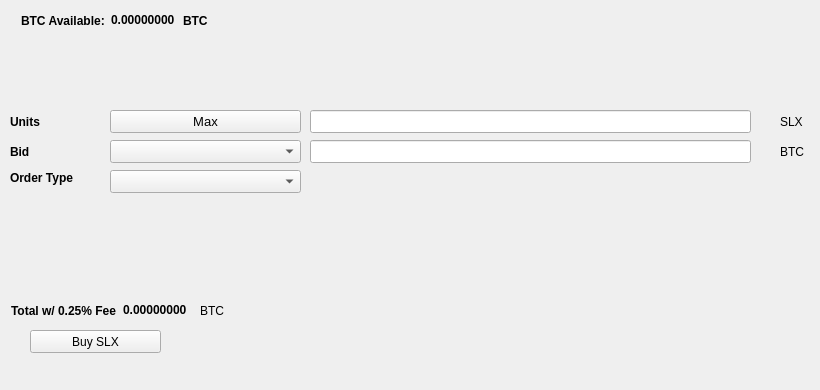
   <widget class="QWidget" name="BuyTab">
    <attribute name="title">
     <string>Buy</string>
    </attribute>
    <widget class="QPushButton" name="BuySLX">
     <property name="geometry">
      <rect>
       <x>30</x>
       <y>330</y>
       <width>131</width>
       <height>23</height>
      </rect>
     </property>
     <property name="text">
      <string>Buy SLX</string>
     </property>
     <property name="icon">
      <iconset resource="../slate.qrc">
       <normaloff>:/icons/bitcoin</normaloff>:/icons/bitcoin</iconset>
     </property>
    </widget>
    <widget class="QLabel" name="label_3">
     <property name="geometry">
      <rect>
       <x>10</x>
       <y>110</y>
       <width>46</width>
       <height>23</height>
      </rect>
     </property>
     <property name="font">
      <font>
       <weight>75</weight>
       <bold>true</bold>
      </font>
     </property>
     <property name="text">
      <string>Units</string>
     </property>
    </widget>
    <widget class="QLineEdit" name="UnitsInput">
     <property name="geometry">
      <rect>
       <x>310</x>
       <y>110</y>
       <width>441</width>
       <height>23</height>
      </rect>
     </property>
     <property name="font">
      <font>
       <pointsize>9</pointsize>
       <weight>75</weight>
       <bold>true</bold>
      </font>
     </property>
    </widget>
    <widget class="QLineEdit" name="BuyBidPriceEdit">
     <property name="geometry">
      <rect>
       <x>310</x>
       <y>140</y>
       <width>441</width>
       <height>23</height>
      </rect>
     </property>
     <property name="font">
      <font>
       <pointsize>9</pointsize>
       <weight>75</weight>
       <bold>true</bold>
      </font>
     </property>
    </widget>
    <widget class="QLabel" name="label_4">
     <property name="geometry">
      <rect>
       <x>780</x>
       <y>110</y>
       <width>31</width>
       <height>23</height>
      </rect>
     </property>
     <property name="text">
      <string>SLX</string>
     </property>
    </widget>
    <widget class="QLabel" name="label_5">
     <property name="geometry">
      <rect>
       <x>780</x>
       <y>140</y>
       <width>31</width>
       <height>23</height>
      </rect>
     </property>
     <property name="text">
      <string>BTC</string>
     </property>
    </widget>
    <widget class="QLabel" name="label_6">
     <property name="geometry">
      <rect>
       <x>10</x>
       <y>140</y>
       <width>46</width>
       <height>23</height>
      </rect>
     </property>
     <property name="font">
      <font>
       <weight>75</weight>
       <bold>true</bold>
      </font>
     </property>
     <property name="text">
      <string>Bid</string>
     </property>
    </widget>
    <widget class="QLabel" name="label_7">
     <property name="geometry">
      <rect>
       <x>10</x>
       <y>170</y>
       <width>91</width>
       <height>16</height>
      </rect>
     </property>
     <property name="font">
      <font>
       <weight>75</weight>
       <bold>true</bold>
      </font>
     </property>
     <property name="text">
      <string>Order Type</string>
     </property>
    </widget>
    <widget class="QPushButton" name="Buy_Max_Amount">
     <property name="geometry">
      <rect>
       <x>110</x>
       <y>110</y>
       <width>191</width>
       <height>23</height>
      </rect>
     </property>
     <property name="font">
      <font>
       <pointsize>10</pointsize>
      </font>
     </property>
     <property name="text">
      <string>Max</string>
     </property>
    </widget>
    <widget class="QComboBox" name="BuyBidcomboBox">
     <property name="geometry">
      <rect>
       <x>110</x>
       <y>140</y>
       <width>191</width>
       <height>23</height>
      </rect>
     </property>
     <property name="font">
      <font>
       <pointsize>10</pointsize>
      </font>
     </property>
    </widget>
    <widget class="QComboBox" name="buyOrdertypeCombo">
     <property name="geometry">
      <rect>
       <x>110</x>
       <y>170</y>
       <width>191</width>
       <height>23</height>
      </rect>
     </property>
     <property name="font">
      <font>
       <pointsize>10</pointsize>
      </font>
     </property>
    </widget>
    <widget class="QWidget" name="layoutWidget1">
     <property name="geometry">
      <rect>
       <x>21</x>
       <y>11</y>
       <width>227</width>
       <height>19</height>
      </rect>
     </property>
     <layout class="QHBoxLayout" name="horizontalLayout_3">
      <item>
       <widget class="QLabel" name="label232">
        <property name="font">
         <font>
          <weight>75</weight>
          <bold>true</bold>
         </font>
        </property>
        <property name="text">
         <string>BTC Available:</string>
        </property>
       </widget>
      </item>
      <item>
       <widget class="QLabel" name="BtcAvailableLbl">
        <property name="palette">
         <palette>
          <active>
           <colorrole role="WindowText">
            <brush brushstyle="SolidPattern">
             <color alpha="255">
              <red>0</red>
              <green>0</green>
              <blue>0</blue>
             </color>
            </brush>
           </colorrole>
           <colorrole role="Button">
            <brush brushstyle="SolidPattern">
             <color alpha="255">
              <red>0</red>
              <green>170</green>
              <blue>0</blue>
             </color>
            </brush>
           </colorrole>
           <colorrole role="Light">
            <brush brushstyle="SolidPattern">
             <color alpha="255">
              <red>0</red>
              <green>255</green>
              <blue>0</blue>
             </color>
            </brush>
           </colorrole>
           <colorrole role="Midlight">
            <brush brushstyle="SolidPattern">
             <color alpha="255">
              <red>0</red>
              <green>212</green>
              <blue>0</blue>
             </color>
            </brush>
           </colorrole>
           <colorrole role="Dark">
            <brush brushstyle="SolidPattern">
             <color alpha="255">
              <red>0</red>
              <green>85</green>
              <blue>0</blue>
             </color>
            </brush>
           </colorrole>
           <colorrole role="Mid">
            <brush brushstyle="SolidPattern">
             <color alpha="255">
              <red>0</red>
              <green>113</green>
              <blue>0</blue>
             </color>
            </brush>
           </colorrole>
           <colorrole role="Text">
            <brush brushstyle="SolidPattern">
             <color alpha="255">
              <red>0</red>
              <green>170</green>
              <blue>0</blue>
             </color>
            </brush>
           </colorrole>
           <colorrole role="BrightText">
            <brush brushstyle="SolidPattern">
             <color alpha="255">
              <red>255</red>
              <green>255</green>
              <blue>255</blue>
             </color>
            </brush>
           </colorrole>
           <colorrole role="ButtonText">
            <brush brushstyle="SolidPattern">
             <color alpha="255">
              <red>0</red>
              <green>0</green>
              <blue>0</blue>
             </color>
            </brush>
           </colorrole>
           <colorrole role="Base">
            <brush brushstyle="SolidPattern">
             <color alpha="255">
              <red>255</red>
              <green>255</green>
              <blue>255</blue>
             </color>
            </brush>
           </colorrole>
           <colorrole role="Window">
            <brush brushstyle="SolidPattern">
             <color alpha="255">
              <red>0</red>
              <green>170</green>
              <blue>0</blue>
             </color>
            </brush>
           </colorrole>
           <colorrole role="Shadow">
            <brush brushstyle="SolidPattern">
             <color alpha="255">
              <red>0</red>
              <green>0</green>
              <blue>0</blue>
             </color>
            </brush>
           </colorrole>
           <colorrole role="AlternateBase">
            <brush brushstyle="SolidPattern">
             <color alpha="255">
              <red>127</red>
              <green>212</green>
              <blue>127</blue>
             </color>
            </brush>
           </colorrole>
           <colorrole role="ToolTipBase">
            <brush brushstyle="SolidPattern">
             <color alpha="255">
              <red>255</red>
              <green>255</green>
              <blue>220</blue>
             </color>
            </brush>
           </colorrole>
           <colorrole role="ToolTipText">
            <brush brushstyle="SolidPattern">
             <color alpha="255">
              <red>0</red>
              <green>0</green>
              <blue>0</blue>
             </color>
            </brush>
           </colorrole>
          </active>
          <inactive>
           <colorrole role="WindowText">
            <brush brushstyle="SolidPattern">
             <color alpha="255">
              <red>0</red>
              <green>0</green>
              <blue>0</blue>
             </color>
            </brush>
           </colorrole>
           <colorrole role="Button">
            <brush brushstyle="SolidPattern">
             <color alpha="255">
              <red>0</red>
              <green>170</green>
              <blue>0</blue>
             </color>
            </brush>
           </colorrole>
           <colorrole role="Light">
            <brush brushstyle="SolidPattern">
             <color alpha="255">
              <red>0</red>
              <green>255</green>
              <blue>0</blue>
             </color>
            </brush>
           </colorrole>
           <colorrole role="Midlight">
            <brush brushstyle="SolidPattern">
             <color alpha="255">
              <red>0</red>
              <green>212</green>
              <blue>0</blue>
             </color>
            </brush>
           </colorrole>
           <colorrole role="Dark">
            <brush brushstyle="SolidPattern">
             <color alpha="255">
              <red>0</red>
              <green>85</green>
              <blue>0</blue>
             </color>
            </brush>
           </colorrole>
           <colorrole role="Mid">
            <brush brushstyle="SolidPattern">
             <color alpha="255">
              <red>0</red>
              <green>113</green>
              <blue>0</blue>
             </color>
            </brush>
           </colorrole>
           <colorrole role="Text">
            <brush brushstyle="SolidPattern">
             <color alpha="255">
              <red>0</red>
              <green>170</green>
              <blue>0</blue>
             </color>
            </brush>
           </colorrole>
           <colorrole role="BrightText">
            <brush brushstyle="SolidPattern">
             <color alpha="255">
              <red>255</red>
              <green>255</green>
              <blue>255</blue>
             </color>
            </brush>
           </colorrole>
           <colorrole role="ButtonText">
            <brush brushstyle="SolidPattern">
             <color alpha="255">
              <red>0</red>
              <green>0</green>
              <blue>0</blue>
             </color>
            </brush>
           </colorrole>
           <colorrole role="Base">
            <brush brushstyle="SolidPattern">
             <color alpha="255">
              <red>255</red>
              <green>255</green>
              <blue>255</blue>
             </color>
            </brush>
           </colorrole>
           <colorrole role="Window">
            <brush brushstyle="SolidPattern">
             <color alpha="255">
              <red>0</red>
              <green>170</green>
              <blue>0</blue>
             </color>
            </brush>
           </colorrole>
           <colorrole role="Shadow">
            <brush brushstyle="SolidPattern">
             <color alpha="255">
              <red>0</red>
              <green>0</green>
              <blue>0</blue>
             </color>
            </brush>
           </colorrole>
           <colorrole role="AlternateBase">
            <brush brushstyle="SolidPattern">
             <color alpha="255">
              <red>127</red>
              <green>212</green>
              <blue>127</blue>
             </color>
            </brush>
           </colorrole>
           <colorrole role="ToolTipBase">
            <brush brushstyle="SolidPattern">
             <color alpha="255">
              <red>255</red>
              <green>255</green>
              <blue>220</blue>
             </color>
            </brush>
           </colorrole>
           <colorrole role="ToolTipText">
            <brush brushstyle="SolidPattern">
             <color alpha="255">
              <red>0</red>
              <green>0</green>
              <blue>0</blue>
             </color>
            </brush>
           </colorrole>
          </inactive>
          <disabled>
           <colorrole role="WindowText">
            <brush brushstyle="SolidPattern">
             <color alpha="255">
              <red>0</red>
              <green>85</green>
              <blue>0</blue>
             </color>
            </brush>
           </colorrole>
           <colorrole role="Button">
            <brush brushstyle="SolidPattern">
             <color alpha="255">
              <red>0</red>
              <green>170</green>
              <blue>0</blue>
             </color>
            </brush>
           </colorrole>
           <colorrole role="Light">
            <brush brushstyle="SolidPattern">
             <color alpha="255">
              <red>0</red>
              <green>255</green>
              <blue>0</blue>
             </color>
            </brush>
           </colorrole>
           <colorrole role="Midlight">
            <brush brushstyle="SolidPattern">
             <color alpha="255">
              <red>0</red>
              <green>212</green>
              <blue>0</blue>
             </color>
            </brush>
           </colorrole>
           <colorrole role="Dark">
            <brush brushstyle="SolidPattern">
             <color alpha="255">
              <red>0</red>
              <green>85</green>
              <blue>0</blue>
             </color>
            </brush>
           </colorrole>
           <colorrole role="Mid">
            <brush brushstyle="SolidPattern">
             <color alpha="255">
              <red>0</red>
              <green>113</green>
              <blue>0</blue>
             </color>
            </brush>
           </colorrole>
           <colorrole role="Text">
            <brush brushstyle="SolidPattern">
             <color alpha="255">
              <red>0</red>
              <green>85</green>
              <blue>0</blue>
             </color>
            </brush>
           </colorrole>
           <colorrole role="BrightText">
            <brush brushstyle="SolidPattern">
             <color alpha="255">
              <red>255</red>
              <green>255</green>
              <blue>255</blue>
             </color>
            </brush>
           </colorrole>
           <colorrole role="ButtonText">
            <brush brushstyle="SolidPattern">
             <color alpha="255">
              <red>0</red>
              <green>85</green>
              <blue>0</blue>
             </color>
            </brush>
           </colorrole>
           <colorrole role="Base">
            <brush brushstyle="SolidPattern">
             <color alpha="255">
              <red>0</red>
              <green>170</green>
              <blue>0</blue>
             </color>
            </brush>
           </colorrole>
           <colorrole role="Window">
            <brush brushstyle="SolidPattern">
             <color alpha="255">
              <red>0</red>
              <green>170</green>
              <blue>0</blue>
             </color>
            </brush>
           </colorrole>
           <colorrole role="Shadow">
            <brush brushstyle="SolidPattern">
             <color alpha="255">
              <red>0</red>
              <green>0</green>
              <blue>0</blue>
             </color>
            </brush>
           </colorrole>
           <colorrole role="AlternateBase">
            <brush brushstyle="SolidPattern">
             <color alpha="255">
              <red>0</red>
              <green>170</green>
              <blue>0</blue>
             </color>
            </brush>
           </colorrole>
           <colorrole role="ToolTipBase">
            <brush brushstyle="SolidPattern">
             <color alpha="255">
              <red>255</red>
              <green>255</green>
              <blue>220</blue>
             </color>
            </brush>
           </colorrole>
           <colorrole role="ToolTipText">
            <brush brushstyle="SolidPattern">
             <color alpha="255">
              <red>0</red>
              <green>0</green>
              <blue>0</blue>
             </color>
            </brush>
           </colorrole>
          </disabled>
         </palette>
        </property>
        <property name="font">
         <font>
          <weight>75</weight>
          <bold>true</bold>
         </font>
        </property>
        <property name="text">
         <string>0.00000000</string>
        </property>
        <property name="textInteractionFlags">
         <set>Qt::LinksAccessibleByMouse|Qt::TextSelectableByKeyboard|Qt::TextSelectableByMouse</set>
        </property>
       </widget>
      </item>
      <item>
       <widget class="QLabel" name="BtcAvailableLbl_2">
        <property name="font">
         <font>
          <weight>75</weight>
          <bold>true</bold>
         </font>
        </property>
        <property name="text">
         <string>BTC</string>
        </property>
       </widget>
      </item>
     </layout>
    </widget>
    <widget class="QWidget" name="layoutWidge2">
     <property name="geometry">
      <rect>
       <x>11</x>
       <y>301</y>
       <width>259</width>
       <height>19</height>
      </rect>
     </property>
     <layout class="QHBoxLayout" name="horizontalLayout_4">
      <item>
       <widget class="QLabel" name="label_9">
        <property name="font">
         <font>
          <weight>75</weight>
          <bold>true</bold>
         </font>
        </property>
        <property name="text">
         <string>Total w/ 0.25% Fee</string>
        </property>
       </widget>
      </item>
      <item>
       <widget class="QLabel" name="BuyCostLabel">
        <property name="palette">
         <palette>
          <active>
           <colorrole role="WindowText">
            <brush brushstyle="SolidPattern">
             <color alpha="255">
              <red>0</red>
              <green>0</green>
              <blue>0</blue>
             </color>
            </brush>
           </colorrole>
           <colorrole role="Button">
            <brush brushstyle="SolidPattern">
             <color alpha="255">
              <red>0</red>
              <green>170</green>
              <blue>0</blue>
             </color>
            </brush>
           </colorrole>
           <colorrole role="Light">
            <brush brushstyle="SolidPattern">
             <color alpha="255">
              <red>0</red>
              <green>255</green>
              <blue>0</blue>
             </color>
            </brush>
           </colorrole>
           <colorrole role="Midlight">
            <brush brushstyle="SolidPattern">
             <color alpha="255">
              <red>0</red>
              <green>212</green>
              <blue>0</blue>
             </color>
            </brush>
           </colorrole>
           <colorrole role="Dark">
            <brush brushstyle="SolidPattern">
             <color alpha="255">
              <red>0</red>
              <green>85</green>
              <blue>0</blue>
             </color>
            </brush>
           </colorrole>
           <colorrole role="Mid">
            <brush brushstyle="SolidPattern">
             <color alpha="255">
              <red>0</red>
              <green>113</green>
              <blue>0</blue>
             </color>
            </brush>
           </colorrole>
           <colorrole role="Text">
            <brush brushstyle="SolidPattern">
             <color alpha="255">
              <red>0</red>
              <green>170</green>
              <blue>0</blue>
             </color>
            </brush>
           </colorrole>
           <colorrole role="BrightText">
            <brush brushstyle="SolidPattern">
             <color alpha="255">
              <red>255</red>
              <green>255</green>
              <blue>255</blue>
             </color>
            </brush>
           </colorrole>
           <colorrole role="ButtonText">
            <brush brushstyle="SolidPattern">
             <color alpha="255">
              <red>0</red>
              <green>0</green>
              <blue>0</blue>
             </color>
            </brush>
           </colorrole>
           <colorrole role="Base">
            <brush brushstyle="SolidPattern">
             <color alpha="255">
              <red>255</red>
              <green>255</green>
              <blue>255</blue>
             </color>
            </brush>
           </colorrole>
           <colorrole role="Window">
            <brush brushstyle="SolidPattern">
             <color alpha="255">
              <red>0</red>
              <green>170</green>
              <blue>0</blue>
             </color>
            </brush>
           </colorrole>
           <colorrole role="Shadow">
            <brush brushstyle="SolidPattern">
             <color alpha="255">
              <red>0</red>
              <green>0</green>
              <blue>0</blue>
             </color>
            </brush>
           </colorrole>
           <colorrole role="AlternateBase">
            <brush brushstyle="SolidPattern">
             <color alpha="255">
              <red>127</red>
              <green>212</green>
              <blue>127</blue>
             </color>
            </brush>
           </colorrole>
           <colorrole role="ToolTipBase">
            <brush brushstyle="SolidPattern">
             <color alpha="255">
              <red>255</red>
              <green>255</green>
              <blue>220</blue>
             </color>
            </brush>
           </colorrole>
           <colorrole role="ToolTipText">
            <brush brushstyle="SolidPattern">
             <color alpha="255">
              <red>0</red>
              <green>0</green>
              <blue>0</blue>
             </color>
            </brush>
           </colorrole>
          </active>
          <inactive>
           <colorrole role="WindowText">
            <brush brushstyle="SolidPattern">
             <color alpha="255">
              <red>0</red>
              <green>0</green>
              <blue>0</blue>
             </color>
            </brush>
           </colorrole>
           <colorrole role="Button">
            <brush brushstyle="SolidPattern">
             <color alpha="255">
              <red>0</red>
              <green>170</green>
              <blue>0</blue>
             </color>
            </brush>
           </colorrole>
           <colorrole role="Light">
            <brush brushstyle="SolidPattern">
             <color alpha="255">
              <red>0</red>
              <green>255</green>
              <blue>0</blue>
             </color>
            </brush>
           </colorrole>
           <colorrole role="Midlight">
            <brush brushstyle="SolidPattern">
             <color alpha="255">
              <red>0</red>
              <green>212</green>
              <blue>0</blue>
             </color>
            </brush>
           </colorrole>
           <colorrole role="Dark">
            <brush brushstyle="SolidPattern">
             <color alpha="255">
              <red>0</red>
              <green>85</green>
              <blue>0</blue>
             </color>
            </brush>
           </colorrole>
           <colorrole role="Mid">
            <brush brushstyle="SolidPattern">
             <color alpha="255">
              <red>0</red>
              <green>113</green>
              <blue>0</blue>
             </color>
            </brush>
           </colorrole>
           <colorrole role="Text">
            <brush brushstyle="SolidPattern">
             <color alpha="255">
              <red>0</red>
              <green>170</green>
              <blue>0</blue>
             </color>
            </brush>
           </colorrole>
           <colorrole role="BrightText">
            <brush brushstyle="SolidPattern">
             <color alpha="255">
              <red>255</red>
              <green>255</green>
              <blue>255</blue>
             </color>
            </brush>
           </colorrole>
           <colorrole role="ButtonText">
            <brush brushstyle="SolidPattern">
             <color alpha="255">
              <red>0</red>
              <green>0</green>
              <blue>0</blue>
             </color>
            </brush>
           </colorrole>
           <colorrole role="Base">
            <brush brushstyle="SolidPattern">
             <color alpha="255">
              <red>255</red>
              <green>255</green>
              <blue>255</blue>
             </color>
            </brush>
           </colorrole>
           <colorrole role="Window">
            <brush brushstyle="SolidPattern">
             <color alpha="255">
              <red>0</red>
              <green>170</green>
              <blue>0</blue>
             </color>
            </brush>
           </colorrole>
           <colorrole role="Shadow">
            <brush brushstyle="SolidPattern">
             <color alpha="255">
              <red>0</red>
              <green>0</green>
              <blue>0</blue>
             </color>
            </brush>
           </colorrole>
           <colorrole role="AlternateBase">
            <brush brushstyle="SolidPattern">
             <color alpha="255">
              <red>127</red>
              <green>212</green>
              <blue>127</blue>
             </color>
            </brush>
           </colorrole>
           <colorrole role="ToolTipBase">
            <brush brushstyle="SolidPattern">
             <color alpha="255">
              <red>255</red>
              <green>255</green>
              <blue>220</blue>
             </color>
            </brush>
           </colorrole>
           <colorrole role="ToolTipText">
            <brush brushstyle="SolidPattern">
             <color alpha="255">
              <red>0</red>
              <green>0</green>
              <blue>0</blue>
             </color>
            </brush>
           </colorrole>
          </inactive>
          <disabled>
           <colorrole role="WindowText">
            <brush brushstyle="SolidPattern">
             <color alpha="255">
              <red>0</red>
              <green>85</green>
              <blue>0</blue>
             </color>
            </brush>
           </colorrole>
           <colorrole role="Button">
            <brush brushstyle="SolidPattern">
             <color alpha="255">
              <red>0</red>
              <green>170</green>
              <blue>0</blue>
             </color>
            </brush>
           </colorrole>
           <colorrole role="Light">
            <brush brushstyle="SolidPattern">
             <color alpha="255">
              <red>0</red>
              <green>255</green>
              <blue>0</blue>
             </color>
            </brush>
           </colorrole>
           <colorrole role="Midlight">
            <brush brushstyle="SolidPattern">
             <color alpha="255">
              <red>0</red>
              <green>212</green>
              <blue>0</blue>
             </color>
            </brush>
           </colorrole>
           <colorrole role="Dark">
            <brush brushstyle="SolidPattern">
             <color alpha="255">
              <red>0</red>
              <green>85</green>
              <blue>0</blue>
             </color>
            </brush>
           </colorrole>
           <colorrole role="Mid">
            <brush brushstyle="SolidPattern">
             <color alpha="255">
              <red>0</red>
              <green>113</green>
              <blue>0</blue>
             </color>
            </brush>
           </colorrole>
           <colorrole role="Text">
            <brush brushstyle="SolidPattern">
             <color alpha="255">
              <red>0</red>
              <green>85</green>
              <blue>0</blue>
             </color>
            </brush>
           </colorrole>
           <colorrole role="BrightText">
            <brush brushstyle="SolidPattern">
             <color alpha="255">
              <red>255</red>
              <green>255</green>
              <blue>255</blue>
             </color>
            </brush>
           </colorrole>
           <colorrole role="ButtonText">
            <brush brushstyle="SolidPattern">
             <color alpha="255">
              <red>0</red>
              <green>85</green>
              <blue>0</blue>
             </color>
            </brush>
           </colorrole>
           <colorrole role="Base">
            <brush brushstyle="SolidPattern">
             <color alpha="255">
              <red>0</red>
              <green>170</green>
              <blue>0</blue>
             </color>
            </brush>
           </colorrole>
           <colorrole role="Window">
            <brush brushstyle="SolidPattern">
             <color alpha="255">
              <red>0</red>
              <green>170</green>
              <blue>0</blue>
             </color>
            </brush>
           </colorrole>
           <colorrole role="Shadow">
            <brush brushstyle="SolidPattern">
             <color alpha="255">
              <red>0</red>
              <green>0</green>
              <blue>0</blue>
             </color>
            </brush>
           </colorrole>
           <colorrole role="AlternateBase">
            <brush brushstyle="SolidPattern">
             <color alpha="255">
              <red>0</red>
              <green>170</green>
              <blue>0</blue>
             </color>
            </brush>
           </colorrole>
           <colorrole role="ToolTipBase">
            <brush brushstyle="SolidPattern">
             <color alpha="255">
              <red>255</red>
              <green>255</green>
              <blue>220</blue>
             </color>
            </brush>
           </colorrole>
           <colorrole role="ToolTipText">
            <brush brushstyle="SolidPattern">
             <color alpha="255">
              <red>0</red>
              <green>0</green>
              <blue>0</blue>
             </color>
            </brush>
           </colorrole>
          </disabled>
         </palette>
        </property>
        <property name="font">
         <font>
          <weight>75</weight>
          <bold>true</bold>
         </font>
        </property>
        <property name="autoFillBackground">
         <bool>false</bool>
        </property>
        <property name="text">
         <string>0.00000000</string>
        </property>
        <property name="textInteractionFlags">
         <set>Qt::LinksAccessibleByMouse|Qt::TextSelectableByMouse</set>
        </property>
       </widget>
      </item>
      <item>
       <widget class="QLabel" name="label_10">
        <property name="font">
         <font>
          <weight>50</weight>
          <bold>false</bold>
         </font>
        </property>
        <property name="text">
         <string>BTC</string>
        </property>
       </widget>
      </item>
     </layout>
    </widget>
    <widget class="QLabel" name="label_24">
     <property name="geometry">
      <rect>
       <x>460</x>
       <y>300</y>
       <width>281</width>
       <height>81</height>
      </rect>
     </property>
     <property name="text">
      <string/>
     </property>
     <property name="pixmap">
      <pixmap>:/images/bittrex</pixmap>
     </property>
    </widget>
   </widget>
